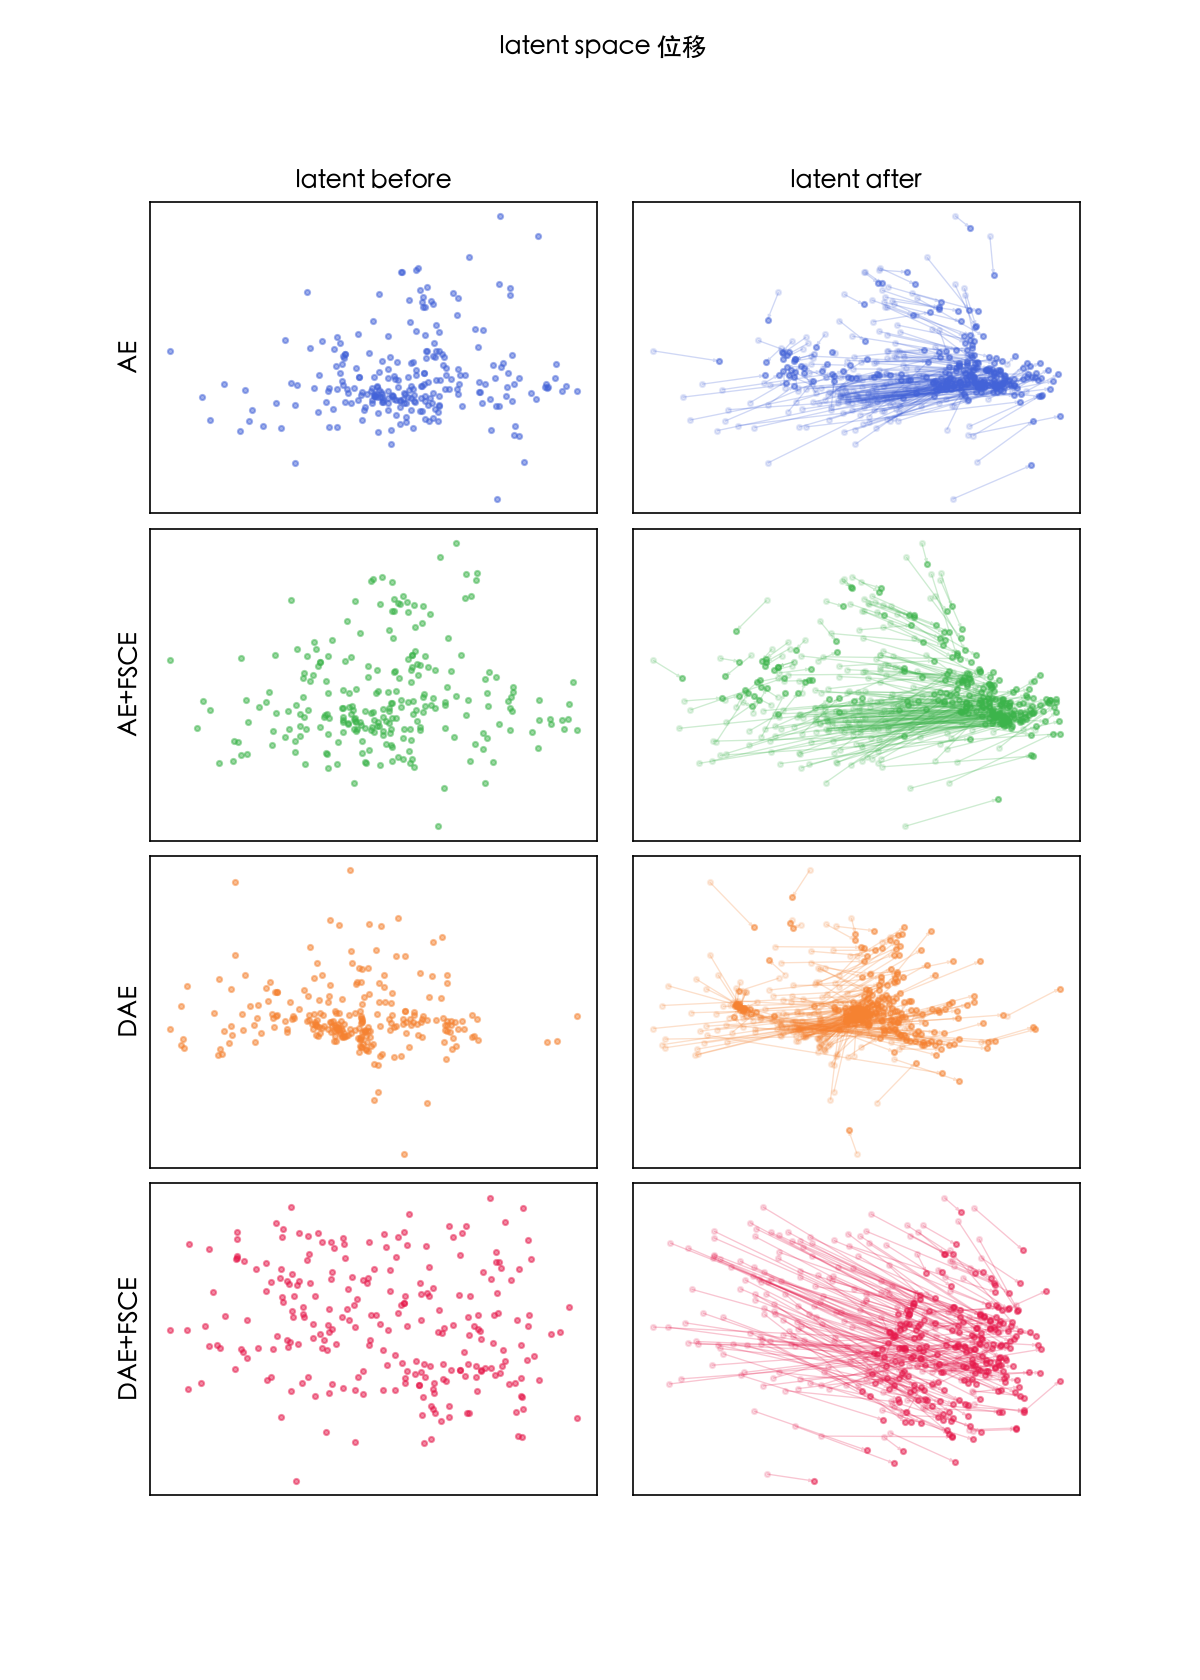

Python code for this plot:
"""畫 AE / AE+FSCE / DAE / DAE+FSCE 這 4 個 seed=0 模型的 latent space：
左欄是 test split 原始 latent，右欄是每筆 patch 的 category 類別加入 amount 個 POI 後的 latent。
輸出：與本檔同目錄的 latent_plot.png。
"""
import os
import sys

import matplotlib.pyplot as plt
import torch

plt.rcParams['font.sans-serif'] = ['Heiti TC', 'PingFang TC', 'Arial Unicode MS']
plt.rcParams['axes.unicode_minus'] = False

category = 'Travel and Transportation'
amount = 5

ROOT = os.path.dirname(os.path.dirname(os.path.dirname(os.path.abspath(__file__))))
sys.path.insert(0, ROOT)
from common.dataset import PATCHES, CATEGORIES, make_split  # noqa: E402

sys.path.insert(0, os.path.join(ROOT, "model", "v2_deep_ae"))
from dataset import Patches  # noqa: E402

SEED = 0
OUT_DIR = os.path.dirname(os.path.abspath(__file__))
WEIGHT_DIR = os.path.join(OUT_DIR, "model_weight")

MODELS = ["AE", "AE+FSCE", "DAE", "DAE+FSCE"]
COLORS = {"AE": "#4363d8", "AE+FSCE": "#3cb44b", "DAE": "#f58231", "DAE+FSCE": "#e6194b"}

# (版本, checkpoint 路徑)——4 個 checkpoint 都是本檔同目錄 model_weight/ 底下的檔案
CKPTS = {
    "AE": ("v2_deep_ae", os.path.join(WEIGHT_DIR, "ae_nofsce_seed0.pt")),
    "AE+FSCE": ("v2_deep_ae", os.path.join(WEIGHT_DIR, "ae_fsce_seed0.pt")),
    "DAE": ("v2_ddae_base", os.path.join(WEIGHT_DIR, "dae_nofsce_seed0.pt")),
    "DAE+FSCE": ("v2_ddae_base", os.path.join(WEIGHT_DIR, "dae_fsce_seed0.pt")),
}


def load_encoders():
    """依 CKPTS 載入 4 個模型，回傳 {model名: encode函式}。
    encode 函式吃 (B,N_CAT) count tensor，回傳 (B,2) numpy latent。
    """
    encoders = {}
    for name, (version, ckpt) in CKPTS.items():
        # cfg / model / api 是各版本共用的模組名，載完一版就要清掉快取，
        # 否則下一版 import 會拿到前一版的類別，跟 checkpoint 對不上。
        for mod in ("api", "cfg", "model"):
            sys.modules.pop(mod, None)
        version_dir = os.path.join(ROOT, "model", version)
        sys.path.insert(0, version_dir)
        import api  # noqa
        model = api.load_model(ckpt=ckpt)

        def encode(x, model=model):
            with torch.no_grad():
                return model.encode(x).numpy()

        encoders[name] = encode
        sys.path.remove(version_dir)
    return encoders


def main():
    c = CATEGORIES.index(category)

    data = Patches(PATCHES)
    _, _, test_idx = make_split(data.lat, data.lon, seed=SEED)
    x0 = data.agg(test_idx)
    x1 = x0.clone()
    x1[:, c] += amount

    encoders = load_encoders()

    fig, axes = plt.subplots(len(MODELS), 2, figsize=(8, 2.8 * len(MODELS)),
                              gridspec_kw={"wspace": 0.08, "hspace": 0.05})
    for row, name in enumerate(MODELS):
        z0 = encoders[name](x0)
        z1 = encoders[name](x1)
        ax_l, ax_r = axes[row]
        ax_l.scatter(z0[:, 0], z0[:, 1], s=6, alpha=0.5, color=COLORS[name])
        ax_r.scatter(z0[:, 0], z0[:, 1], s=6, alpha=0.15, color=COLORS[name])
        ax_r.scatter(z1[:, 0], z1[:, 1], s=6, alpha=0.5, color=COLORS[name])
        ax_r.quiver(z0[:, 0], z0[:, 1], z1[:, 0] - z0[:, 0], z1[:, 1] - z0[:, 1],
                    angles="xy", scale_units="xy", scale=1, color=COLORS[name],
                    alpha=0.25, width=0.003, headwidth=3, headlength=4)
        ax_l.set_ylabel(name, fontsize=12, fontweight="bold")
        ax_l.grid(alpha=0.2)
        ax_r.grid(alpha=0.2)
        ax_l.set_xticks([])
        ax_l.set_yticks([])
        ax_r.set_xticks([])
        ax_r.set_yticks([])
    axes[0, 0].set_title("latent before")
    axes[0, 1].set_title(f"latent after")
    fig.suptitle(f" latent space 位移")
    fig.tight_layout(rect=(0, 0, 1, 0.97))

    out = os.path.join(OUT_DIR, "latent_plot.png")
    fig.savefig(out, dpi=150)
    print(f"已存 {out}")


main()
